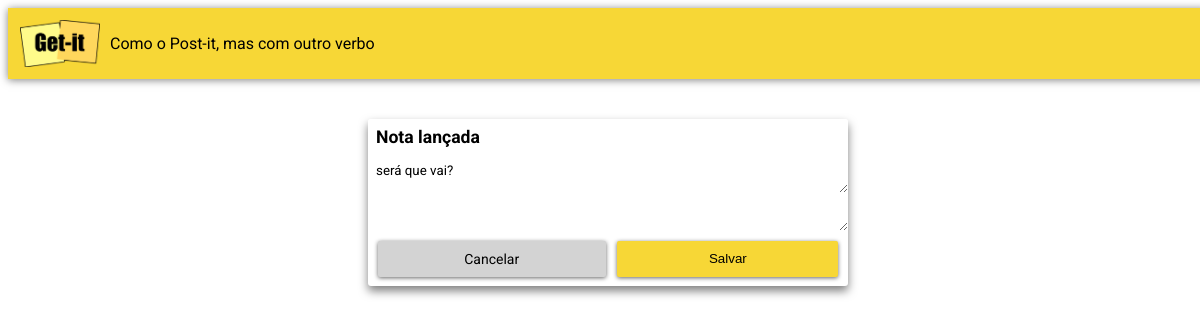
/edit/3/, run on an earlier commit of the app's database.
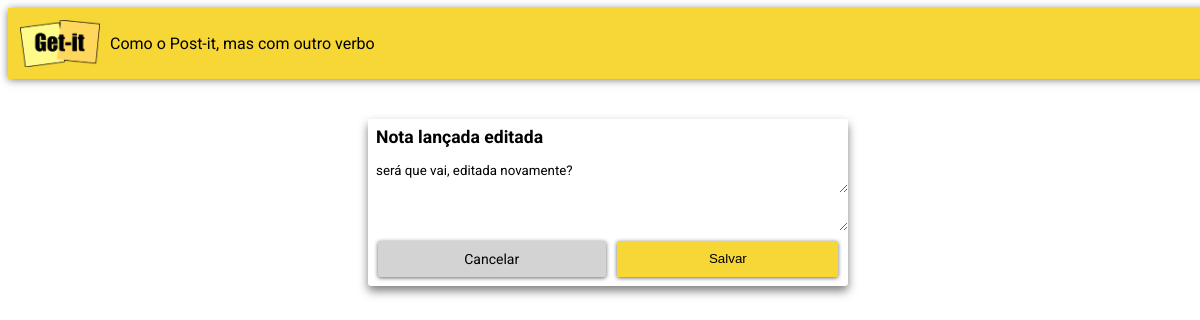
And on a later commit of the database.
### notes/models.py (models this page shows, shortened)
class Note(models.Model):
    title = models.CharField(max_length=200)
    content = models.TextField()
    id = models.BigAutoField(primary_key=True)
    tag = models.ForeignKey(Tag, on_delete=models.CASCADE, null=True)

### notes/views.py (the view)
# urls.py: path('edit/<int:id>/', views.edit, name="edit"),
def edit(request, id):
    edit_note = Note.objects.get(id=id)
    if request.method == "POST":
        edit_note.title = request.POST.get("titulo")
        edit_note.content = request.POST.get("detalhes")
        tag_title = request.POST.get('tag')
        tag = Tag(title=f"#{tag_title}")
        lista_tag_igual = Tag.objects.filter(title=f"#{tag_title}")
        if not lista_tag_igual:
            tag.save()
        else:
            tag = lista_tag_igual[0]
        edit_note.tag = tag
        edit_note.save()
        return redirect("index")
    else:
        return render(request, 'notes/edit.html', {'note': edit_note})

### notes/templates/notes/edit.html (shortened to what this page needs)
{% load static %}
<!DOCTYPE html>
<html>
  <head>
    <link
      rel="stylesheet"
      href="https://cdnjs.cloudflare.com/ajax/libs/meyer-reset/2.0/reset.min.css"
    />
    <link rel="stylesheet" href="https://cdn.jsdelivr.net/npm/bootstrap-icons@1.11.3/font/bootstrap-icons.css" />
    <link rel="stylesheet" href="{% static 'notes/getit.css' %}"/>
  </head>
  <body>
    <div class="appbar">
      <img src="{% static 'notes/img/logo-getit.png' %}" class="logo" />
      <span class="subtitle">Como o Post-it, mas com outro verbo</span>
    </div>
    <main class="container">
      <form class="form-card" method="post">
        <input
          class="form-card-title"
          type="text"
          name="titulo"
          value="{{note.title}}"
        />
        <textarea
          class="autoresize"
          name="detalhes"
        >{{note.content}}</textarea>
        <textarea class="autoresize" name="tag">{{note.tag.title}}</textarea>
        <div class="botoes-edit">
            <a class="btn-cancelar" href="/">Cancelar</a>
            <button class="btn" type="submit">Salvar</button>
        </div>
      </form>
    </main>
  </body>
</html>

What changed in the data, as far as the page shows it:
changed Note: titulo "Nota lançada" → "Nota lançada editada"; detalhes "será que vai?" → "será que vai, editada novamente?"
